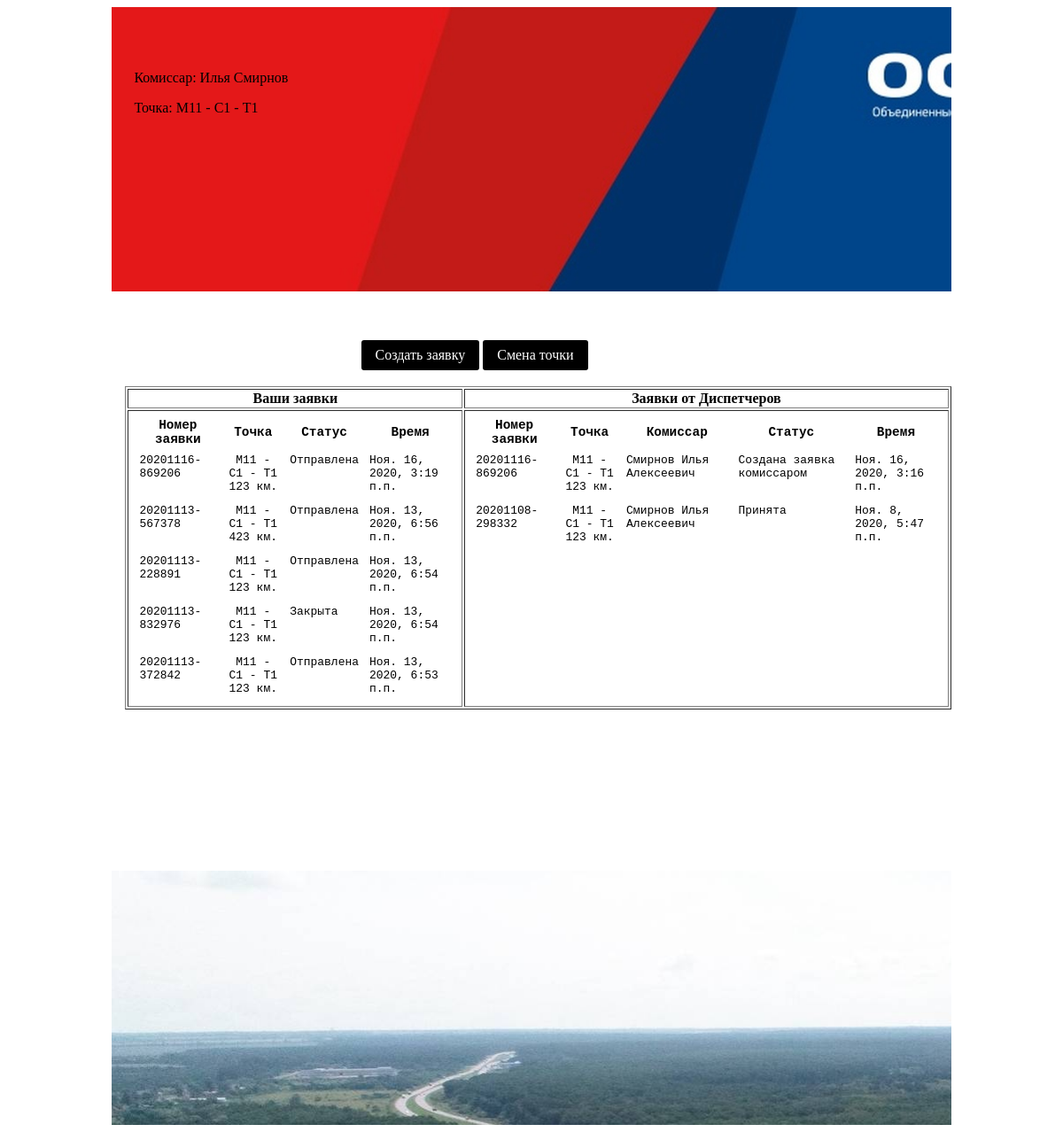
/application/commissioner-list/ (signed in), run on an earlier commit of the app's database.
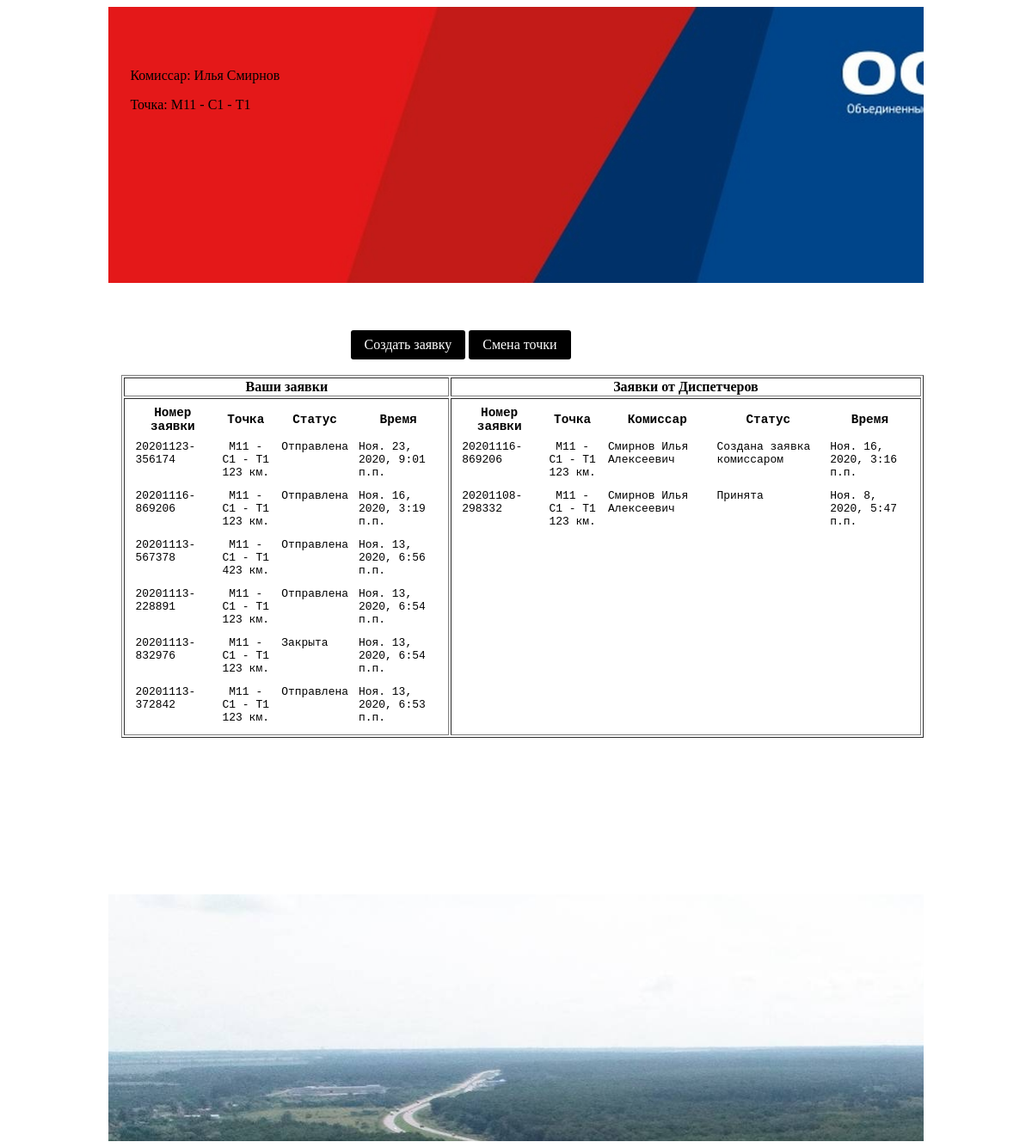
And on a later commit of the database.
### users/models.py (models this page shows, shortened)
class Commissioner(CreatedAtMixin, UUIDMixin):
    user = models.OneToOneField(User, verbose_name='user', on_delete=models.CASCADE)
    first_name = models.CharField('имя', max_length=75)
    surname = models.CharField('фамилия', max_length=75)
    patronymic = models.CharField('отчество', max_length=75)
    road = models.ForeignKey(Road, verbose_name='трасса', on_delete=models.SET_NULL, blank=True, null=True)
    section = models.ForeignKey(Section, verbose_name='секция', on_delete=models.SET_NULL, blank=True, null=True)
    point = models.ForeignKey(Point, verbose_name='точка', on_delete=models.SET_NULL, blank=True, null=True)
    password = models.CharField('пароль', max_length=12, blank=True, null=True)
    phone = models.CharField('телефон', max_length=11, unique=True)
    class Meta:
        verbose_name = 'аварийный комиссар'
        verbose_name_plural = 'аварийные комиссары'
    def __str__(self):
        return f'{self.surname} {self.first_name} {self.patronymic}'

### road/models.py (models this page shows, shortened)
class Point(UUIDMixin):
    name = models.CharField('название точки', max_length=150)
    section = models.ForeignKey(Section, verbose_name='секция', on_delete=models.CASCADE)
    class Meta:
        verbose_name = 'точка'
        verbose_name_plural = 'точки'
    def get_name_with_section(self):
        return f'{self.section} - {self.name}'

class Section(UUIDMixin):
    name = models.CharField('название секции', max_length=150)
    road = models.ForeignKey(Road, verbose_name='трасса', on_delete=models.CASCADE)
    class Meta:
        verbose_name = 'секция'
        verbose_name_plural = 'секции'
    def __str__(self):
        return f'{self.road} - {self.name}'

class Road(UUIDMixin):
    name = models.CharField('название', max_length=100)
    class Meta:
        verbose_name = 'трасса'
        verbose_name_plural = 'трассы'
    def __str__(self):
        return self.name

### application/models.py (models this page shows, shortened)
class ApplicationByCommissioner(CreatedUpdatedMixin, UUIDMixin):
    class STATUS:
        NEW = 'new'
        SENT = 'sent'
        IN_WORK = 'in_work'
        DECISION = 'decision'
        SERVICE_PROVIDED = 'service_provided'
        CLOSED = 'closed'
        CHOICES = (
            (NEW, 'новая'),
            (SENT, 'отправлена'),
            (IN_WORK, 'в работе'),
            (DECISION, 'принято решение'),
            (SERVICE_PROVIDED, 'услуга оказана'),
            (CLOSED, 'закрыта')
        )
    status = models.CharField('статус', max_length=25, choices=STATUS.CHOICES, default=STATUS.NEW)
    application_by_dispatcher = models.ForeignKey(
        'ApplicationByDispatcher',
        verbose_name='заявка от диспетчера',
        related_name='app_by_com',
        help_text='указывается если заявка пришла от диспетчека',
        on_delete=models.SET_NULL,
        blank=True,
        null=True,
    )
    number = models.CharField(
        'номер заявки',
        max_length=20,
        blank=True,
        help_text='создается автоматически после создания'
    )
    commissioner = models.ForeignKey(
        'users.Commissioner',
        verbose_name='комиссар',
        blank=True,
        null=True,
        on_delete=models.SET_NULL,
    )
    point = models.ForeignKey('road.Point', verbose_name='точка', blank=True, null=True, on_delete=models.SET_NULL)
    need_ambulance = models.BooleanField('нужна скорая?', default=False)
    need_police = models.BooleanField('нужна полиция?', default=False)
    need_mchs = models.BooleanField('нужен мчс?', default=False)
    need_tow_truck = models.BooleanField('нужен эвакуатор?', default=False)
    comment = models.TextField('комментарий', blank=True)
    location = models.IntegerField('локация', blank=True, null=True)
    class Meta:
        verbose_name = 'заявка от комиссара'
        verbose_name_plural = 'заявки от комиссаров'

class ApplicationByDispatcher(CreatedUpdatedMixin, UUIDMixin):
    class STATUS:
        NEW = 'new'
        SENT = 'sent'
        RETURNED = 'returned'
        ACCEPTED = 'accepted'
        APPLICATION_BY_COM_CREATED = 'app_by_com_created'
        CHOICES = (
            (NEW, 'новая'),
            (SENT, 'отправлена'),
            (RETURNED, 'возвращена'),
            (ACCEPTED, 'принята'),
            (APPLICATION_BY_COM_CREATED, 'создана заявка комиссаром')
        )
    dispatcher = models.ForeignKey(
        'users.Dispatcher',
        verbose_name='диспетчер',
        blank=True,
        null=True,
        on_delete=models.SET_NULL
    )
    number = models.CharField(
        'номер заявки',
        max_length=20,
        blank=True,
        help_text='создается автоматически после создания'
    )
    point = models.ForeignKey('road.Point', verbose_name='точка', blank=True, null=True, on_delete=models.SET_NULL)
    status = models.CharField('статус', max_length=25, choices=STATUS.CHOICES, default=STATUS.NEW)
    comment = models.TextField('комментарий диспетчера', blank=True)
    commissioner = models.ForeignKey(
        'users.Commissioner',
        verbose_name='дорожный комиссар',
        blank=True,
        null=True,
        on_delete=models.SET_NULL
    )
    come_from_user = models.BooleanField('заявка от пользователя', default=False)
    location = models.IntegerField('локация', blank=True, null=True)
    class Meta:
        verbose_name = 'заявка от диспетчера'
        verbose_name_plural = 'заявки от диспетчеров'

### application/views.py (the view)
# urls.py: path('commissioner-list/', ApplicationByCommissionerListView.as_view(), name='commissioner_list'),
class ApplicationByCommissionerListView(TemplateView):
    template_name = 'application/commissioner_app_list.html'
    def get_context_data(self):
        context = super(ApplicationByCommissionerListView, self).get_context_data()
        commissioner = self.request.user.commissioner
        applications_by_dispatcher = ApplicationByDispatcher.objects.filter(
            Q(point=commissioner.point, status=ApplicationByDispatcher.STATUS.SENT) | Q(commissioner=commissioner)
        ).order_by(
            '-created_at'
        )
        context['applications_by_dispatcher'] = applications_by_dispatcher
        context['applications_by_commissioner'] = ApplicationByCommissioner.objects.filter(
            commissioner=commissioner
        ).order_by(
            '-created_at'
        )
        return context

### application/templates/application/commissioner_app_list.html
{% extends 'base/base.html' %}
{% block content %}
    <div style="margin: auto; width: 400px;">
        <a class="btn" href="{% url 'application:create_commissioner_app' %}">Создать заявку</a>
        <a class="btn" href="{% url 'users:commissioner_change_point' user.commissioner.id %}">Смена точки</a>
    </div>
    <br>
    <table border="1" style="margin: auto;">
        <thead>
        <tr>
            <th>Ваши заявки</th>
            <th>Заявки от Диспетчеров</th>
        </tr>
        </thead>
        <tbody>
        <tr>
            <td>
                <table style="margin: auto;">
                    <tr>
                        <th>Номер заявки</th>
                        <th>Точка</th>
                        <th>Статус</th>
                        <th>Время</th>
                    </tr>
                    {% for app in applications_by_commissioner %}
                        <tr>
                            <td>
                                <a href="{% url 'application:commissioner_detail_app' app.id %}"> {{ app.number }}</a>
                            </td>
                            <td align="center">
                                {{ app.point.get_name_with_section }}<br>
                                {{ app.location }} км.
                            </td>
                            <td>
                                {% if app.status == 'sent' %} Отправлена
                                {% elif app.status == 'in_work' %} В работе
                                {% elif app.status == 'decision' %} Решение вынесено
                                {% elif app.status == 'closed' %} Закрыта
                                {% endif %}
                            </td>
                            <td>
                                {{ app.created_at }}
                            </td>
                        </tr>
                    {% endfor %}
                </table>
            </td>
            <td>
                {% if applications_by_dispatcher %}
                    <table style="margin: auto;">
                        <tr>
                            <th>Номер заявки</th>
                            <th>Точка</th>
                            <th>Комиссар</th>
                            <th>Статус</th>
                            <th>Время</th>
                        </tr>
                        {% for app in applications_by_dispatcher %}
                            <tr>
                                <td>
                                    <a href="{% url 'application:detail_app' app.id %}"> {{ app.number }}</a>
                                </td>
                                <td align="center">
                                    {{ app.point.get_name_with_section }}<br>
                                    {{ app.location }} км.
                                </td>
                                <td>
                                    {% if app.commissioner %}
                                        {{ app.commissioner }}
                                    {% else %}
                                        ---
                                    {% endif %}
                                </td>
                                <td>
                                    {% if app.status == 'sent' %} Отправлена
                                    {% elif app.status == 'returned' %} Возвращена
                                    {% elif app.status == 'accepted' %} Принята
                                    {% elif app.status == 'app_by_com_created' %} Создана заявка комиссаром
                                    {% endif %}
                                </td>
                                <td>
                                    {{ app.created_at }}
                                </td>
                            </tr>
                        {% endfor %}
                    </table>
                {% endif %}
            </td>
        </tr>
        </tbody>
    </table>
{% endblock %}

### core/templates/base/base.html (shortened to what this page needs)
<!DOCTYPE html>
<html lang="ru">
{% load static %}
{% block head %}
    <head>
    </head>
{% endblock %}
<body>
{% block header %}
    <div style="
            width:80%;
            padding:55px 0 182px;
            position: relative;
            margin: 0 auto;
            background-image:url({% static 'base/62RSCMV1nDU.jpg' %});
            background-size: cover;">
        <div style="margin-left: 25px;">
            {% if user.is_authenticated %}
                {% if user.commissioner %}
                    <p>Комиссар: {{ user.commissioner.first_name }} {{ user.commissioner.surname }}</p>
                    <p>Точка: {{ user.commissioner.point.get_name_with_section }}</p>
                {% elif user.dispatcher %}
                    <p>Диспетчер: {{ user.dispatcher.first_name }} {{ user.dispatcher.surname }}</p>
                    <p>Секция: {{ user.dispatcher.section }}</p>
                {% endif %}
            {% endif %}
        </div>
    </div>
{% endblock %}
<div style="
            width:80%;
            padding:55px 0 182px;
            position: relative;
            margin: 0 auto;">
    <div style="margin-left:15px;">
        {% block content %}
        {% endblock %}
    </div>
</div>
<footer>
    <div style="
            padding:55px 0 182px;
            margin: 0 auto;
            background-image:url({% static 'base/DJI_0777.jpg' %});
            position: relative;
            left: 0;
            bottom: 0;
            width: 80%;
            height: 50px;">
    </div>
</footer>
</body>
</html>

### core/templates/base/base.html (style rules this page uses)
A { text-decoration: none; color: black; }
.btn { display: inline-block; background: black; color: #fff; padding: 0.5rem 1rem; text-decoration: none; border-radius: 3px; }
td { font-family:"Courier New"; font-size:90%; padding: 5px; vertical-align: top; }

What changed in the data, as far as the page shows it:
added ApplicationByCommissioner: number "20201123-356174", point.get_name_with_section "М11 - С1 - Т1", location "123", status "Отправлена", created_at "Ноя. 23, 2020, 9:01 п.п."
